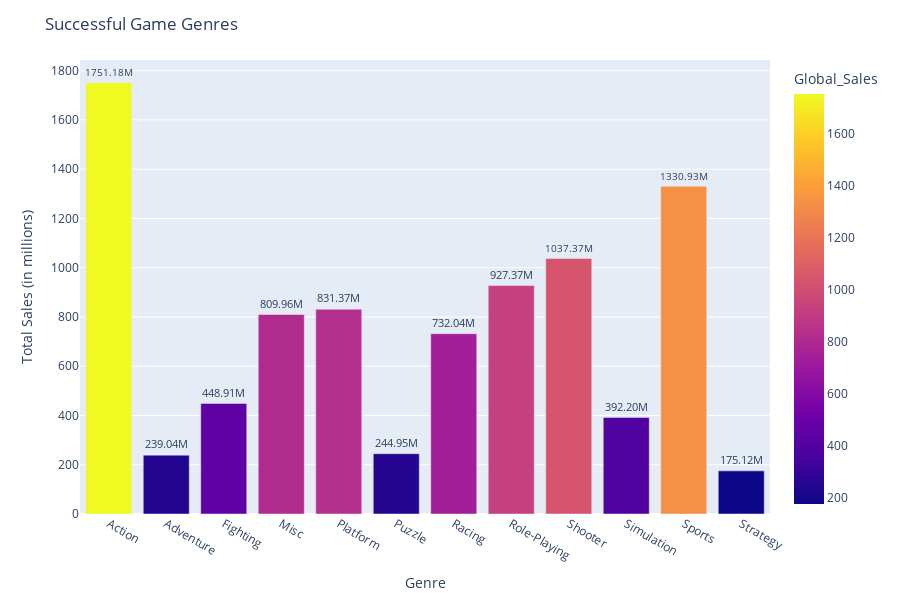

The notebook cell this image was saved under:
### Markdown cell above
# Successful Game Genres

### Code cell
data=df.copy()
grouped_data = data.groupby("Genre")["Global_Sales"].sum().reset_index()
fig = px.bar(grouped_data, x="Genre", y="Global_Sales", color="Global_Sales", height=600)
fig.update_layout(title="Successful Game Genres", xaxis_title="Genre", yaxis_title="Total Sales (in millions)")
fig.update_traces(texttemplate='%{y:.2f}M', textposition='outside')
fig.show()

### Figure 1 — Plotly figure (JSON) as saved in the notebook; plotly's stock layout.template omitted (floating-point values rounded to 4 significant figures)
{"data": [{"alignmentgroup": "True", "hovertemplate": "Genre=%{x}<br>Global_Sales=%{marker.color}<extra></extra>", "legendgroup": "", "marker": {"color": [1751.0, 239.0, 448.9, 810.0, 831.4, 244.9, 732.0, 927.4, 1037.0, 392.2, 1331.0, 175.1], "coloraxis": "coloraxis", "pattern": {"shape": ""}}, "name": "", "offsetgroup": "", "orientation": "v", "showlegend": false, "textposition": "outside", "texttemplate": "%{y:.2f}M", "type": "bar", "x": ["Action", "Adventure", "Fighting", "Misc", "Platform", "Puzzle", "Racing", "Role-Playing", "Shooter", "Simulation", "Sports", "Strategy"], "xaxis": "x", "y": [1751.0, 239.0, 448.9, 810.0, 831.4, 244.9, 732.0, 927.4, 1037.0, 392.2, 1331.0, 175.1], "yaxis": "y"}], "layout": {"barmode": "relative", "coloraxis": {"colorbar": {"title": {"text": "Global_Sales"}}, "colorscale": [[0, "#0d0887"], [0.1111, "#46039f"], [0.2222, "#7201a8"], [0.3333, "#9c179e"], [0.4444, "#bd3786"], [0.5556, "#d8576b"], [0.6667, "#ed7953"], [0.7778, "#fb9f3a"], [0.8889, "#fdca26"], [1, "#f0f921"]]}, "height": 600, "legend": {"tracegroupgap": 0}, "margin": {"t": 60}, "title": {"text": "Successful Game Genres"}, "xaxis": {"anchor": "y", "domain": [0, 1], "title": {"text": "Genre"}}, "yaxis": {"anchor": "x", "domain": [0, 1], "title": {"text": "Total Sales (in millions)"}}}}
